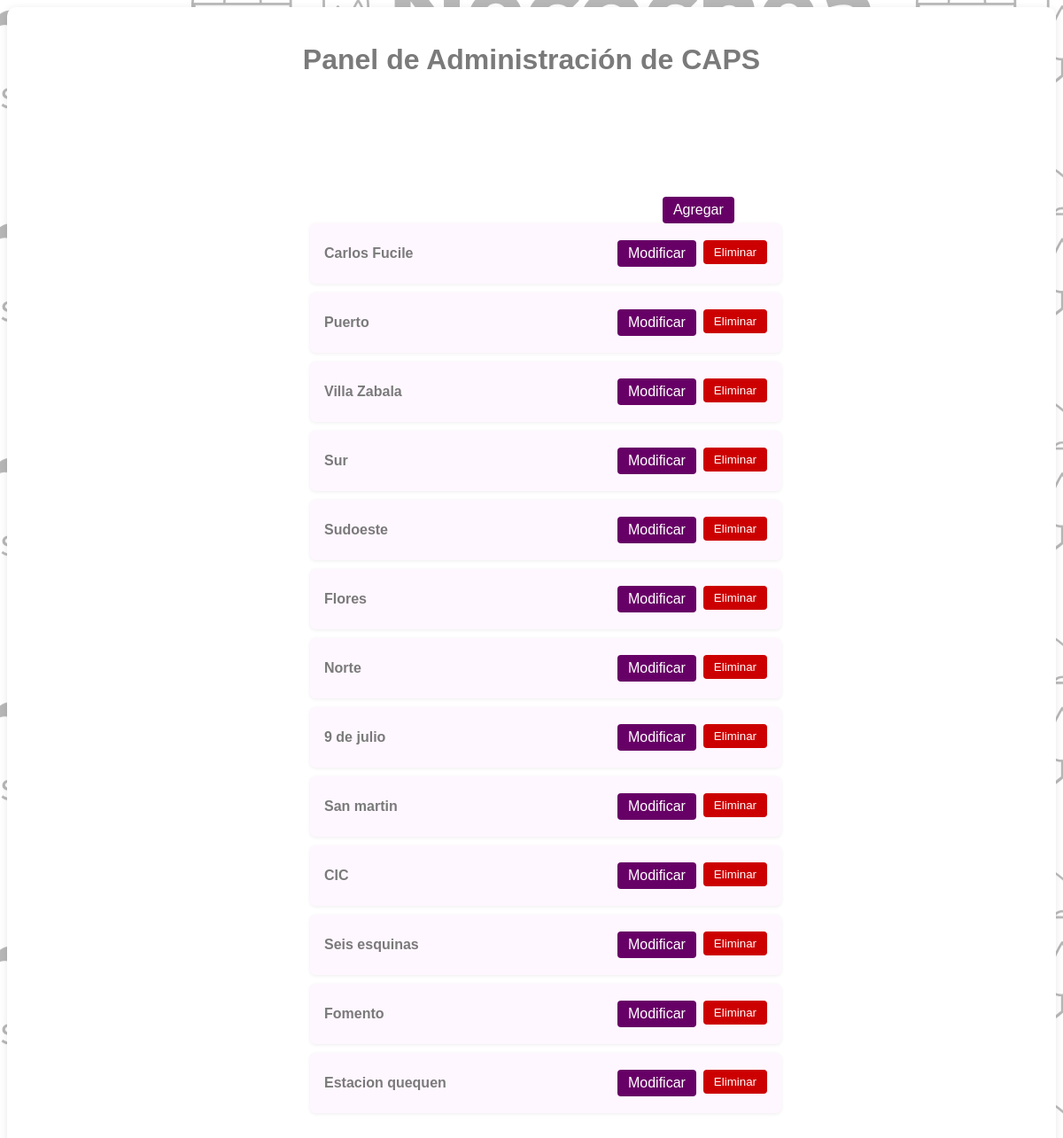
The app's page /php/admin/panelAdmin.php (signed in) with its own data.
### tables this page shows
CREATE TABLE `caps` (
  `id_caps` int(11) NOT NULL,
  `nombre` varchar(50) NOT NULL,
  `descripcion` varchar(100) NOT NULL,
  `coordenadas` varchar(150) NOT NULL,
  `horario` time NOT NULL,
  `imagen` varchar(50) NOT NULL,
  `telefono` varchar(50) NOT NULL,
  `Campaña` tinyint(1) NOT NULL
);

### php/admin/panelAdmin.php (the view, shortened to what this page needs)
<?php
include "conexion.php";
$result = mysqli_query($conexion, "SELECT id_caps, nombre FROM caps");
?>
<!DOCTYPE html>
<html lang="es">
<head>
    <link rel="stylesheet" href="/Municipalidad-Necochea-Caps/css/inicioAdmin.css">
    <link rel="stylesheet" href="/Municipalidad-Necochea-Caps/css/panelAdmin.css">
</head>
<body>
    <div class="modificar-caps">
    <h1 style="text-align:center;">Panel de Administración de CAPS</h1>
    <a class="btnagregar"href="agregar_datos.php" class="boton-agregar">Agregar</a>
    <div class="lista-caps-admin">
        <?php while($cap = mysqli_fetch_assoc($result)): ?>
            <div class="renglon-cap">
                <span class="nombre-cap"><?php echo htmlspecialchars($cap['nombre']); ?></span>
                <div class="acciones-cap">
                    <a href="modificarCap.php?id_caps=<?php echo $cap['id_caps']; ?>">Modificar</a>
                    <form method="post" onsubmit="return confirm('¿Seguro que deseas eliminar este CAPS?');">
                        <button type="submit" class="eliminar">Eliminar</button>
                    </form>
                </div>
            </div>
        <?php endwhile; ?>
    </div>
</div>
</body>
</html>

### css/inicioAdmin.css (style rules this page uses)
body { background-image: url("../imagen.png"); background-size: cover; background-position: center; font-family: Arial, sans-serif; }
button { width: 100%; padding: 10px; background: #670066; color: #7a7a7a; border: none; border-radius: 4px; }

### css/panelAdmin.css (style rules this page uses)
body { background-image: url('../imagen.png'); background-repeat: repeat; background-size: auto; }
h1 { color: #7a7a7a; text-align: center; }
.lista-caps-admin { max-width: 500px; margin: 40px auto; }
.modificar-caps { background-color: #ffffff; padding: 20px; border-radius: 10px; box-shadow: 0 2px 10px rgba(0,0,0,0.1); }
.renglon-cap { width: 100%; height: 3em; display: flex; align-items: center; justify-content: space-between; background: #fff7ff; color: #7a7a7a; margin-bottom: 10px; padding: 10px 16px; border-radius: 6px; box-shadow: 0 1px 4px rgba(0,0,0,0.07); }
.nombre-cap { font-weight: bold; }
.acciones-cap { display: flex; gap: 8px; }
.acciones-cap form { display: inline; }
.acciones-cap button, .acciones-cap a { padding: 6px 12px; border-radius: 4px; border: none; background: #670066; color: #fff; text-decoration: none; cursor: pointer; }
.btnagregar { padding: 6px 12px; border-radius: 4px; border: none; background: #670066; color: #fff; text-decoration: none; cursor: pointer; float: right; margin-right: 30%; margin-top: 10%; }
.acciones-cap button.eliminar { background: #c00; }

### records on screen
caps: nombre "Carlos Fucile"
caps: nombre "Puerto"
caps: nombre "Villa Zabala"
caps: nombre "Sur"
caps: nombre "Sudoeste"
caps: nombre "Flores"
caps: nombre "Norte"
caps: nombre "9 de julio"
caps: nombre "San martin"
caps: nombre "CIC"
caps: nombre "Seis esquinas"
caps: nombre "Fomento"
caps: nombre "Estacion quequen"
